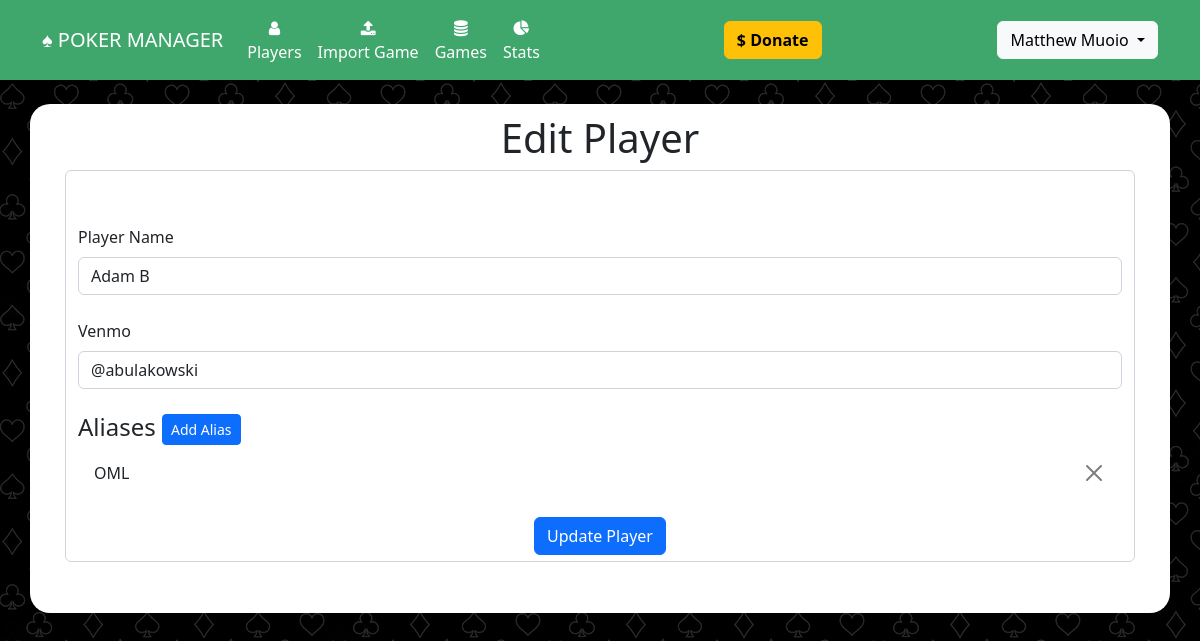
/edit_player?player_id=2 (signed in), run on an earlier commit of the app's database.
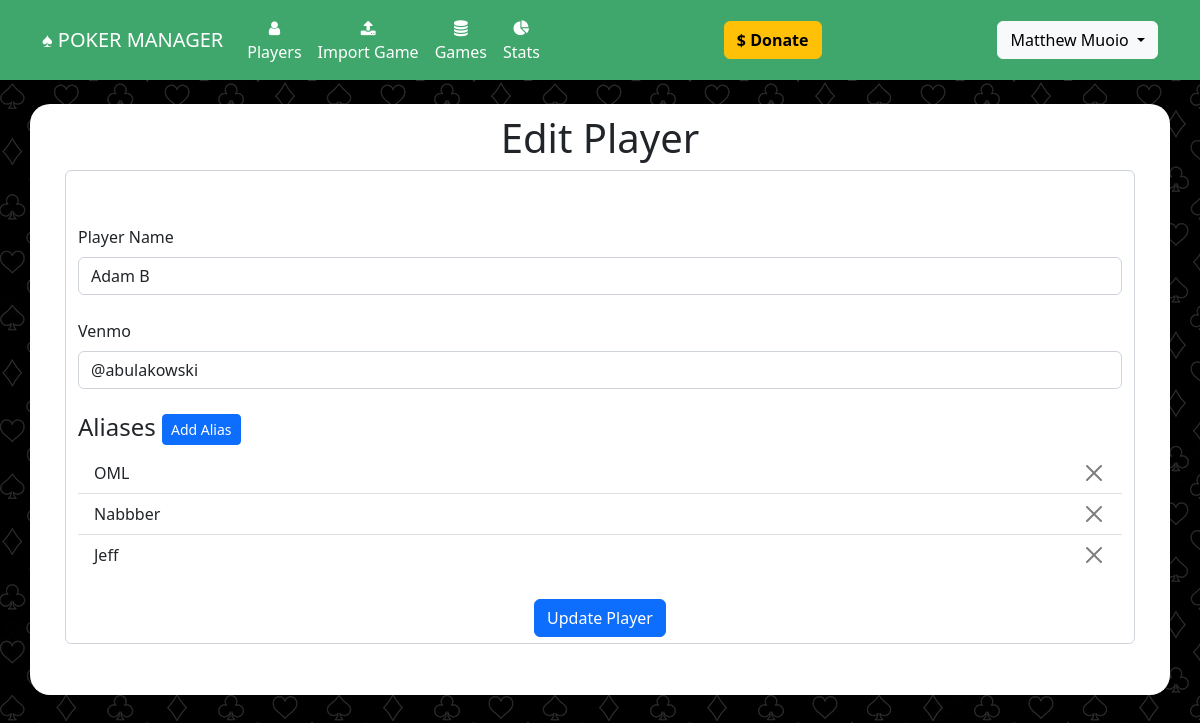
And on a later commit of the database.
### website/models.py (models this page shows)
class Alias(db.Model):
	id = db.Column(db.Integer, primary_key=True)
	alias = db.Column(db.String(150), unique=True)
	player_id = db.Column(db.Integer, db.ForeignKey('player.id'))

### website/views.py (the view, shortened to what this page needs)
@views.route('/edit_player', methods=['GET','POST'])
@admin_required
def edit_player():
	player_id = request.args.get('player_id')
	if not player_id:
		flash("That user does not exist.", category="error")
		return redirect(url_for('views.players'))
	player = Player.query.filter_by(id=player_id).first()
	if not player:
		flash("That player does not exist.", category="error")
		return redirect(url_for('views.players'))
	return render_template("edit_player.html", user=current_user, player=player)

### website/__init__.py (called while the page is built)
def create_app():
	app = Flask(__name__)
	app.config['SECRET_KEY'] = 'secret_key_password_string'
	app.config['SQLALCHEMY_DATABASE_URI'] = os.getenv('DATABASE_URL_SQ')
	migrate.init_app(app, db, render_as_batch=True)
	db.init_app(app)
	from .models import User, Player, Alias, Game, Payment, Url, Earning, PokernowId, Behavior
	from .views import views
	from .auth import auth
	app.register_blueprint(views, url_prefix='/')
	app.register_blueprint(auth, url_prefix='/')
	login_manager = LoginManager()
	login_manager.login_view = 'auth.login'
	login_manager.init_app(app)
	@login_manager.user_loader
	def load_user(id):
		return User.query.get(int(id))
	return app

### website/views.py (called while the page is built)
def admin_required(f):
	@wraps(f)
	def decorated_function(*args, **kwargs):
		if current_user.is_anonymous:
			return redirect(url_for('auth.login'))
		if current_user and current_user.admin:
			return f(*args, **kwargs)
		else:
			return redirect(url_for('auth.login'))
	return decorated_function

### website/templates/edit_player.html (shortened to what this page needs)
{% extends "base.html" %}
{% block content %}
<h1 align="center">Edit Player</h1>
<form method="POST">
	<div class="form-control mb-3">
	<a href="{{url_for('views.players')}}" class="nav-item nav-link"><i  class="fa fa-reply" aria-hidden="true"></i></a><br/>
	<label for="player_name" class="form-label">Player Name</label>
	<input type="text" name="player_name" id="player_name" class="form-control" value="{{ player.name }}"></input>
	<br/>
	<label for="player_venmo" class="form-label">Venmo</label>
	<input type="text" name="player_venmo" id="player_venmo" class="form-control" value="{{ player.venmo }}"></input>
	<br/>
	<h4>Aliases <button type="button" class="btn btn-primary btn-sm"  data-bs-toggle="modal" data-bs-target="#addAliasModal"  data-bs-player-name="{{ player.name }}">Add Alias</button></h4>
	<ul class="list-group list-group-flush" id="notes">
		{% for alias in player.aliases %}
		<li class="list-group-item">{{ alias.alias }}
			{% if user and user.is_authenticated and user.admin %}<button type="button" class="btn-close float-end" onClick="deleteAlias({{alias.id}},{{player.id}})"></button>{% endif %}
		</li>
		{% endfor %}
	</ul>
	<br/>
	<div align="center">
		<button type="submit" id="player-submit" name="player-submit" class="btn btn-primary">Update Player</button>
	</div>
	</div>
</form>
{% endblock %}

What changed in the data, as far as the page shows it:
added Alias: alias "Nabbber"
added Alias: alias "Jeff"
